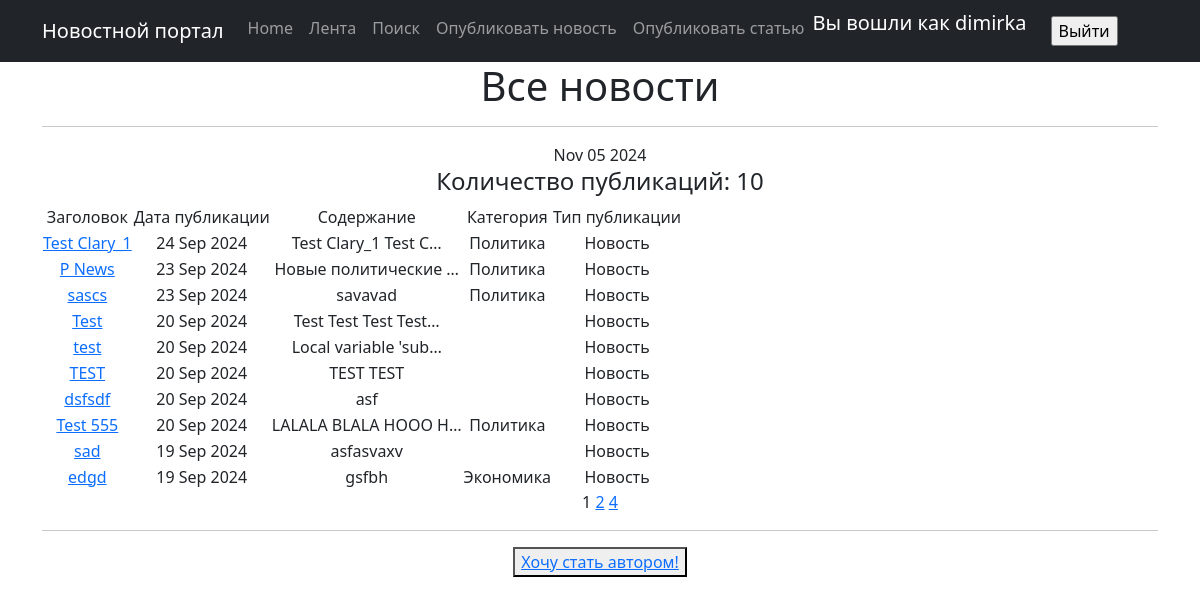
Screenshot of /posts/ (signed in) with the database file from the repository.
### news/models.py (models this page shows, shortened)
class Post(models.Model):
    article = 'AR'
    news = 'NE'
    POSITIONS = [
        (article, 'Статья'),
        (news, 'Новость')
    ]
    author = models.ForeignKey(Author, on_delete=models.CASCADE)
    time_in = models.DateField(auto_now_add=True)
    article_or_news = models.CharField(max_length=2, choices=POSITIONS, default=news)
    category = models.ManyToManyField(Category, through='PostCategory', blank=True, related_name='category')
    name = models.CharField(max_length=140, default='name')
    text = models.TextField()
    rating = models.IntegerField(default=0)

class Category(models.Model):
    name = models.CharField(max_length=30, unique=True)
    subscribers = models.ManyToManyField(User, through='SubscribersCategory', blank=True, null=True,
                                         related_name='category')
    def __str__(self):
        return self.name

### news/views.py (the view)
# urls.py: path('', cache_page(60)(PostsList.as_view()), name='post_list'),
class PostsList(ListView):
    model = Post
    ordering = '-time_in'
    context_object_name = 'posts'
    paginate_by = 10
    def get_queryset(self):
        queryset = super().get_queryset()
        self.filterset = PostFilter(self.request.GET, queryset)
        return self.filterset.qs
    def get_context_data(self, **kwargs):
        context = super().get_context_data(**kwargs)
        context['filterset'] = self.filterset
        context['is_not_authors'] = not self.request.user.groups.filter(name='authors').exists()
        return context
    def get_template_names(self):
        if self.request.path == '/posts/search/':
            return 'search.html'
        return 'posts.html'

### news/templatetags/custom_filters.py (called while the page is built)
@register.filter()
def censor(text):
    for word in Censor_list:
        text = text.replace(word[1:], '*' * len(word[1:]))
    return text

@register.filter()
def publication_type(value):
    if value == 'NE':
        text = 'Новость'
    else:
        text = 'Статья'
    return text

### news/templatetags/custom_tags.py (called while the page is built)
@register.simple_tag()
def current_time(format_string='%b %d %Y'):
    return datetime.utcnow().strftime(format_string)

### templates/posts.html (shortened to what this page needs)
{% extends 'flatpages/default.html' %}
{% load custom_filters %}
{% load custom_tags %}
{% block content %}
    <h1>Все новости</h1>
    <hr>
    {% current_time %}
    <h4>Количество публикаций: {{ posts|length }}</h4>
    <table>
        <tr>
            <td>Заголовок</td>
            <td>Дата публикации</td>
            <td>Содержание</td>
            <td>Категория</td>
            <td>Тип публикации</td>
        </tr>
        {% for post in posts %}
        <tr>
            <td><a href="{{ post.id }}">{{ post.name|censor }}</a></td>
            <td>{{ post.time_in|date:'d M Y' }}</td>
            <td>{{ post.text|truncatechars:20|censor }}</td>
            <td>
                {% for category in post.category.all %}
                    {{ category }} {% if not forloop.last %}, {% endif %}
                {% endfor %}
            </td>
            <td>{{ post.article_or_news|publication_type }} </td>
        </tr>
        {% endfor %}
    </table>
    {{ page_obj.number }}
    {% if page_obj.has_next %}
        <a href="?page={{ page_obj.next_page_number }}">{{ page_obj.next_page_number }}</a>
        {% if paginator.num_pages != page_obj.next_page_number %}
            <a href="?page={{ page_obj.paginator.num_pages }}">{{ page_obj.paginator.num_pages }}</a>
        {% endif %}
    {% endif %}
    <hr>
    {% if request.user.is_authenticated %}
        {% if is_not_authors %}
            <button> <a href="http://127.0.0.1:8000/posts/upgrade/"> Хочу стать автором!</a> </button>
        {% endif %}
    {% endif %}
{% endblock content %}

### templates/flatpages/default.html (shortened to what this page needs)
<!DOCTYPE html>
<html lang="en">
    <head>
        {% load static %}
        <link href="{% static 'css/styles.css' %}" rel="stylesheet" />
    </head>
    <body>
        <nav class="navbar navbar-expand-lg navbar-dark bg-dark static-top">
            <div class="container">
                <a class="navbar-brand" href="#">Новостной портал</a>
                {% load cache %}
                {% cache 1800 navigation %}
                <div class="collapse navbar-collapse" id="navbarResponsive">
                    <ul class="navbar-nav ml-auto">
                        <li class="nav-item active">
                            <a class="nav-link" href="/">Home</a>
                        </li>
                        <li class="nav-item">
                            <a class="nav-link" href="/posts">Лента</a>
                        </li>
                        <li class="nav-item">
                            <a class="nav-link" href="/posts/search/">Поиск</a>
                        </li>
                        <li class="nav-item">
                            <a class="nav-link" href="/posts/news/create/">Опубликовать новость</a>
                        </li>
                        <li class="nav-item">
                            <a class="nav-link" href="/posts/articles/create/">Опубликовать статью</a>
                        </li>
                        {% if request.user.is_authenticated %}
                        <li>
                            <a class="navbar-brand">Вы вошли как {{request.user.username}}</a>
                        </li>
                        <li class="nav-item">
                            <form class="nav-link" action="http://127.0.0.1:8000/posts/logout/" method="post">
                                <input class="right" type="submit" value="Выйти">
                            </form>
                        </li>
                        {% endif %}
                    </ul>
                </div>
                {% endcache %}
            </div>
        </nav>
        <div class="container">
            <div class="row">
                <div class="col-lg-12 text-center">
                    {% block content %}{% endblock content %}
                </div>
            </div>
        </div>
    </body>
</html>

### rows the page displays
Post: name|censor "Test Clary_1", time_in "24 Sep 2024", text|censor "Test Clary_1 Test C…", article_or_news|publication_type "Новость"
Category: name "Политика"
Post: name|censor "P News", time_in "23 Sep 2024", text|censor "Новые политические …", article_or_news|publication_type "Новость"
Post: name|censor "sascs", time_in "23 Sep 2024", text|censor "savavad", article_or_news|publication_type "Новость"
Post: name|censor "Test", time_in "20 Sep 2024", text|censor "Test Test Test Test…", article_or_news|publication_type "Новость"
Post: name|censor "test", time_in "20 Sep 2024", text|censor "Local variable 'sub…", article_or_news|publication_type "Новость"
Post: name|censor "TEST", time_in "20 Sep 2024", text|censor "TEST TEST", article_or_news|publication_type "Новость"
Post: name|censor "dsfsdf", time_in "20 Sep 2024", text|censor "asf", article_or_news|publication_type "Новость"
Post: name|censor "Test 555", time_in "20 Sep 2024", text|censor "LALALA BLALA HOOO H…", article_or_news|publication_type "Новость"
Post: name|censor "sad", time_in "19 Sep 2024", text|censor "asfasvaxv", article_or_news|publication_type "Новость"
Post: name|censor "edgd", time_in "19 Sep 2024", text|censor "gsfbh", article_or_news|publication_type "Новость"
Category: name "Экономика"

### other values shown
{{ request.user.username }} "dimirka"
{{ posts|length }} "10"
{{ page_obj.number }} "1"
{{ page_obj.next_page_number }} "2"
{{ page_obj.paginator.num_pages }} "4"
